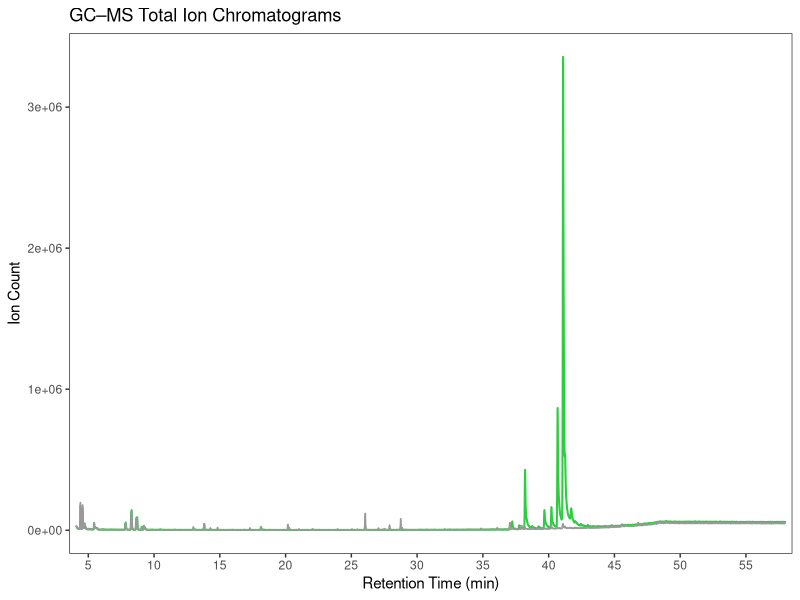
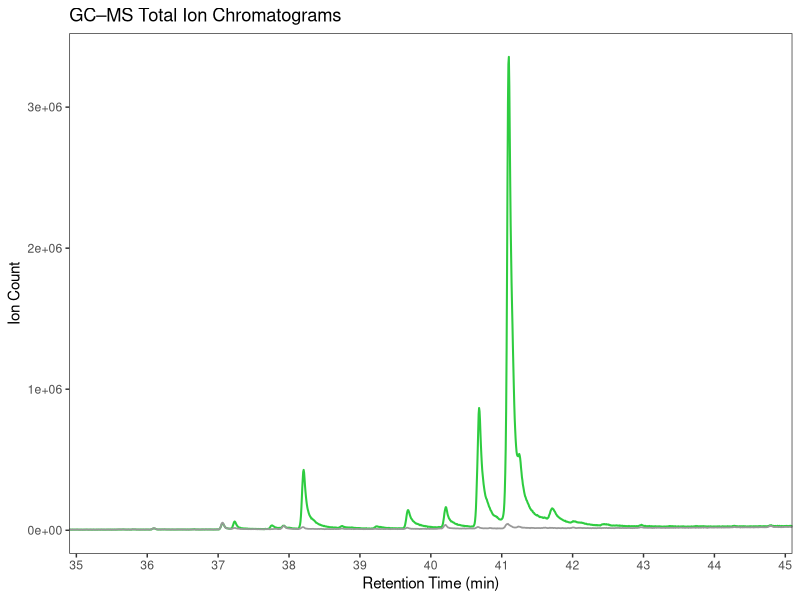
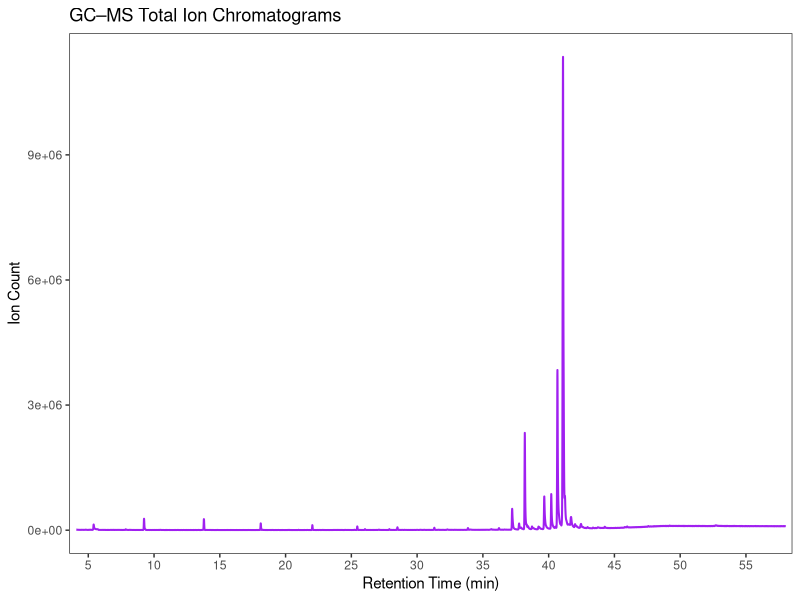
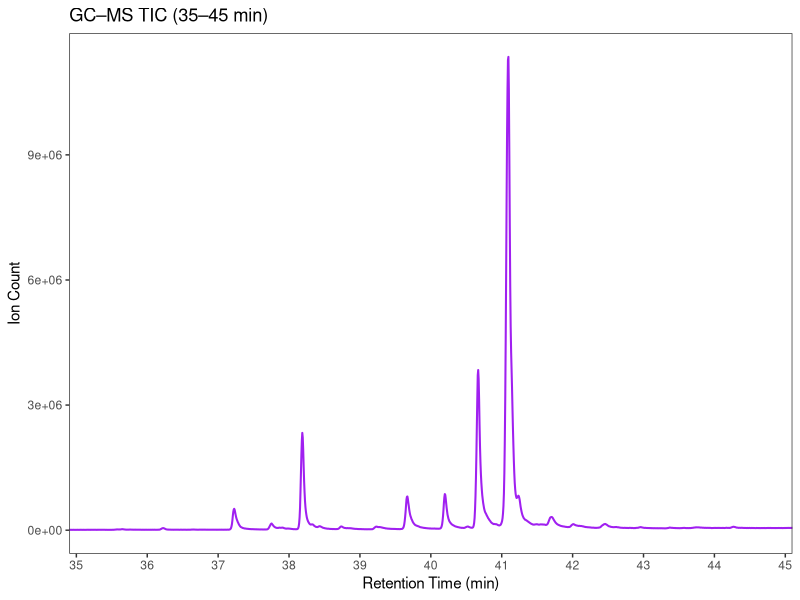
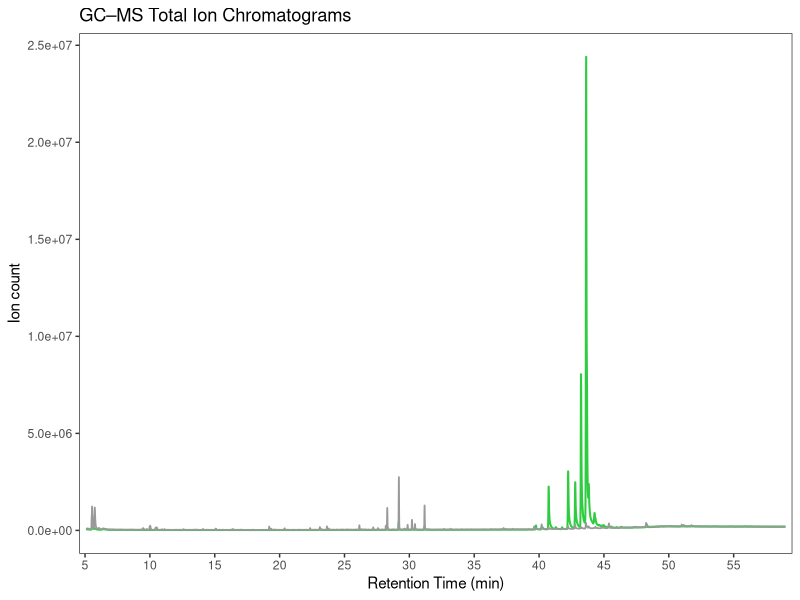
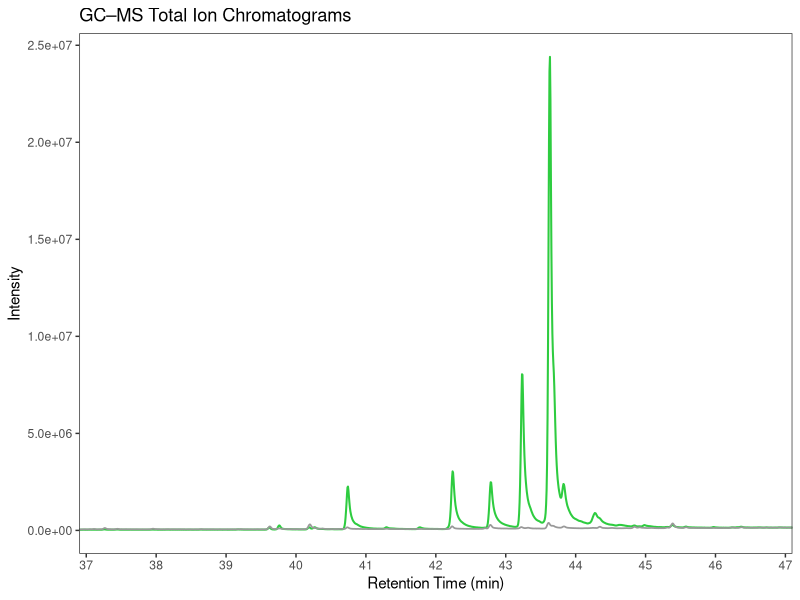
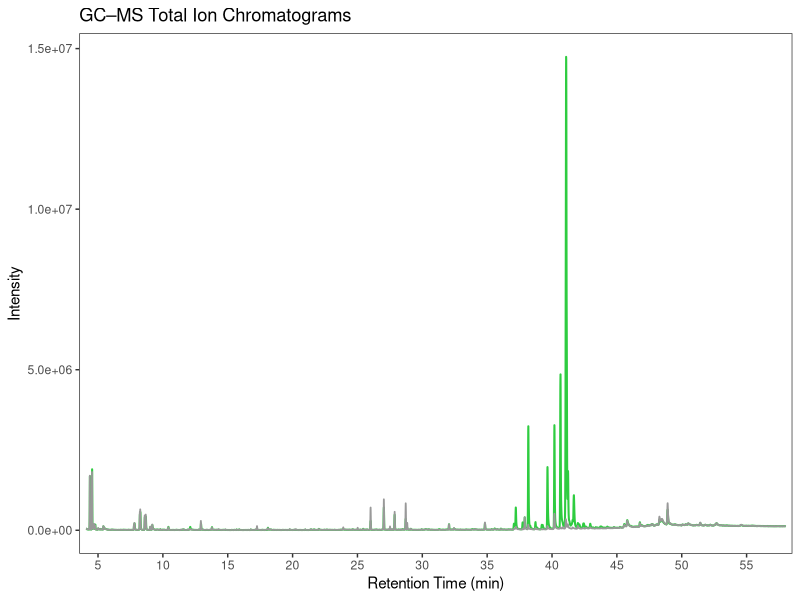
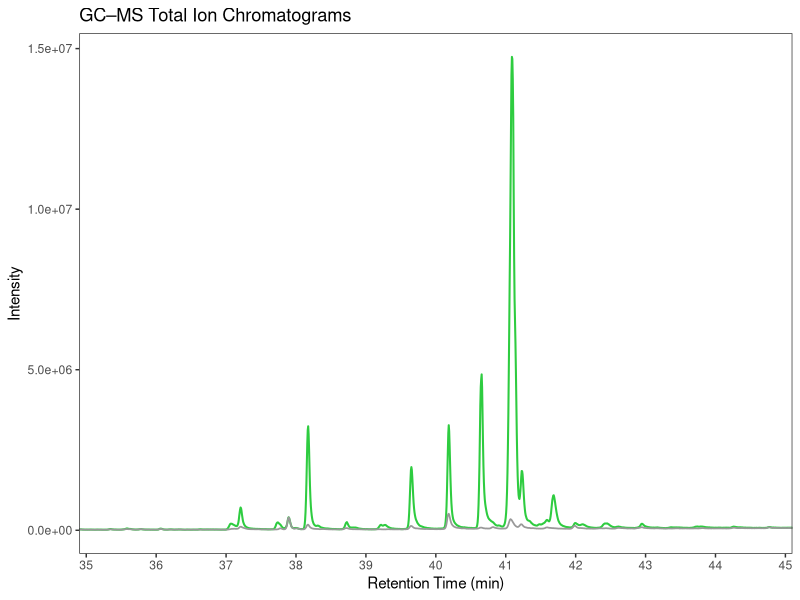

Write the R code that produced these figures, in order.
setwd("/Users/matteorossi/Desktop/")

library(tidyverse)


########

### ---- LOAD FIRST CHROMATOGRAM ---- #nest area
df1 <- read_csv("Fig3_FigS3_nest_chromatogram.csv", col_names = FALSE)

df1_clean <- df1 %>%
  filter(str_detect(X1, ",")) %>%
  separate(X1, into=c("time", "intensity"), sep=",", convert=TRUE)


### ---- LOAD SECOND CHROMATOGRAM ---- #non-nest area/control
df2 <- read_csv("Fig3_FigS3_control_chromatogram.csv", col_names = FALSE)

df2_clean <- df2 %>%
  filter(str_detect(X1, ",")) %>%
  separate(X1, into=c("time", "intensity"), sep=",", convert=TRUE)



###FULL CHROMATOGRAM NEST - Fig S2
ggplot() +
  geom_line(data=df1_clean, aes(x=time, y=intensity), color="#2ECC40", linewidth=0.7) +
  geom_line(data=df2_clean, aes(x=time, y=intensity), color="gray60", linewidth=0.6) +  
  theme_bw() +
  theme(
    panel.grid.major = element_blank(),
    panel.grid.minor = element_blank()
  ) +
  scale_x_continuous(
    breaks = seq(0, 60, 5),
    expand = c(0.01, 0)   # <-- small margin added
  ) +
  labs(
    x="Retention Time (min)",
    y="Ion Count",
    title="GC–MS Total Ion Chromatograms"
  )


#Zoom in #Fig 3A
ggplot() +
  geom_line(data=df1_clean, aes(x=time, y=intensity), color="#2ECC40", linewidth=0.7) +
  geom_line(data=df2_clean, aes(x=time, y=intensity), color="gray60", linewidth=0.6) +  
  coord_cartesian(xlim = c(35, 45)) +
  theme_bw() +
  theme(
    panel.grid.major = element_blank(),
    panel.grid.minor = element_blank()
  ) +
  scale_x_continuous(
    breaks = seq(35, 45, 1),
    expand = c(0.01, 0)  
  ) +
  labs(
    x="Retention Time (min)",
    y="Ion Count",
    title="GC–MS Total Ion Chromatograms"
  )



###FULL CHROMATOGRAM Cuticle #FigS2

### ---- LOAD SECOND CHROMATOGRAM ----
df3 <- read_csv("Fig3_FigS3_cuticle_chromatogram.csv", col_names = FALSE)

df3_clean <- df3 %>%
  filter(str_detect(X1, ",")) %>%
  separate(X1, into=c("time", "intensity"), sep=",", convert=TRUE)



ggplot() +
  geom_line(data=df3_clean, aes(x=time, y=intensity), color="purple", linewidth=0.7) +
  theme_bw() +
  theme(
    panel.grid.major = element_blank(),
    panel.grid.minor = element_blank()
  ) +
  scale_x_continuous(
    breaks = seq(0, 60, 5),
    expand = c(0.01, 0)   # <-- small margin added
  ) +
  labs(
    x="Retention Time (min)",
    y="Ion Count",
    title="GC–MS Total Ion Chromatograms"
  )





#Zoom in cuticle peaks #Fig 3A and 6A

#df3 <- read_csv("Fig3_FigS3_cuticle_chromatogram.csv", col_names = FALSE)

df3_clean <- df3 %>%
  filter(str_detect(X1, ",")) %>%
  separate(X1, into=c("time", "intensity"), sep=",", convert=TRUE)



ggplot(df3_clean, aes(x = time, y = intensity)) +
  geom_line(color = "purple", linewidth = 0.7) +
  coord_cartesian(xlim = c(35, 45)) +
  theme_bw() +
  theme(
    panel.grid.major = element_blank(),
    panel.grid.minor = element_blank()
  ) +
  scale_x_continuous(
    breaks = seq(35, 45, 1),
    expand = c(0.01, 0)
  ) +
  labs(
    x = "Retention Time (min)",
    y = "Ion Count",
    title = "GC–MS TIC (35–45 min)"
  )
#






###FigS4


### ---- LOAD FIRST CHROMATOGRAM ---- #nest area (colony only young ants)
df1 <- read_csv("FigS4_nest_chromatogram_youngF.csv", col_names = FALSE)

df1_clean <- df1 %>%
  filter(str_detect(X1, ",")) %>%
  separate(X1, into=c("time", "intensity"), sep=",", convert=TRUE)



### ---- LOAD SECOND CHROMATOGRAM ---- #control area (colony only young ants)
df2 <- read_csv("FigS4_control_chromatogram_youngF.csv", col_names = FALSE)

df2_clean <- df2 %>%
  filter(str_detect(X1, ",")) %>%
  separate(X1, into=c("time", "intensity"), sep=",", convert=TRUE)


###FULL CHROMATOGRAM
ggplot() +
  geom_line(data=df1_clean, aes(x=time, y=intensity), color="#2ECC40", linewidth=0.7) +
  geom_line(data=df2_clean, aes(x=time, y=intensity), color="gray60", linewidth=0.6) + 
  theme_bw() +
  theme(
    panel.grid.major = element_blank(),
    panel.grid.minor = element_blank()
  ) +
  scale_x_continuous(
    breaks = seq(0, 60, 5),
    expand = c(0.01, 0)   # <-- small margin added
  ) +
  labs(
    x="Retention Time (min)",
    y="Ion count",
    title="GC–MS Total Ion Chromatograms"
  )

#ZOOM IN
ggplot() +
  geom_line(data=df1_clean, aes(x=time, y=intensity), color="#2ECC40", linewidth=0.7) +
  geom_line(data=df2_clean, aes(x=time, y=intensity), color="gray60", linewidth=0.6) + 
  coord_cartesian(xlim = c(37, 47)) +
  theme_bw() +
  theme(
    panel.grid.major = element_blank(),
    panel.grid.minor = element_blank()
  ) +
  scale_x_continuous(
    breaks = seq(37, 47, 1),
    expand = c(0.01, 0)   # <-- small margin added
  ) +
  labs(
    x="Retention Time (min)",
    y="Intensity",
    title="GC–MS Total Ion Chromatograms"
  )






### ---- LOAD FIRST CHROMATOGRAM ----#nest area (colony only old ants)
df1 <- read_csv("FigS4_nest_chromatogram_oldR.csv", col_names = FALSE)

df1_clean <- df1 %>%
  filter(str_detect(X1, ",")) %>%
  separate(X1, into=c("time", "intensity"), sep=",", convert=TRUE)


### ---- LOAD SECOND CHROMATOGRAM ---- #control area (colony only old ants)
df2 <- read_csv("FigS4_control_chromatogram_oldR.csv", col_names = FALSE)

df2_clean <- df2 %>%
  filter(str_detect(X1, ",")) %>%
  separate(X1, into=c("time", "intensity"), sep=",", convert=TRUE)


###FULL CHROMATOGRAM
ggplot() +
  geom_line(data=df1_clean, aes(x=time, y=intensity), color="#2ECC40", linewidth=0.7) +
  geom_line(data=df2_clean, aes(x=time, y=intensity), color="gray60", linewidth=0.6) +  
  theme_bw() +
  theme(
    panel.grid.major = element_blank(),
    panel.grid.minor = element_blank()
  ) +
  scale_x_continuous(
    breaks = seq(0, 60, 5),
    expand = c(0.01, 0)   # <-- small margin added
  ) +
  labs(
    x="Retention Time (min)",
    y="Intensity",
    title="GC–MS Total Ion Chromatograms"
  )

###ZOOM IN
ggplot() +
  geom_line(data=df1_clean, aes(x=time, y=intensity), color="#2ECC40", linewidth=0.7) +
  geom_line(data=df2_clean, aes(x=time, y=intensity), color="gray60", linewidth=0.6) + 
  coord_cartesian(xlim = c(35, 45)) +
  theme_bw() +
  theme(
    panel.grid.major = element_blank(),
    panel.grid.minor = element_blank()
  ) +
  scale_x_continuous(
    breaks = seq(35, 45, 1),
    expand = c(0.01, 0)   # <-- small margin added
  ) +
  labs(
    x="Retention Time (min)",
    y="Intensity",
    title="GC–MS Total Ion Chromatograms"
  )
